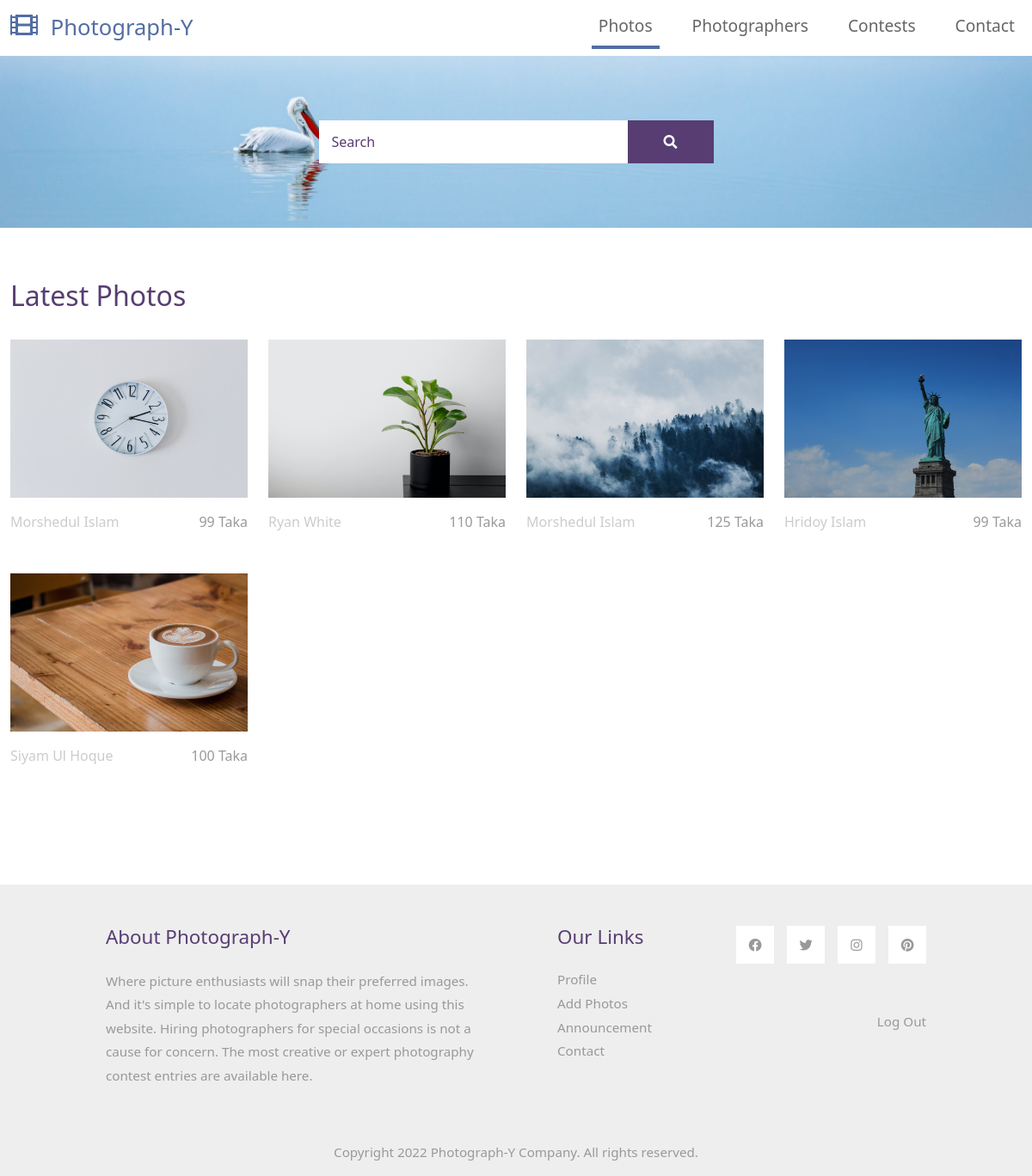
The page /seller/index.php on the database its author committed.
### tables this page shows
CREATE TABLE `photos` (
  `photo_id` int(100) NOT NULL,
  `title` varchar(100) NOT NULL,
  `details` text NOT NULL,
  `height` int(100) NOT NULL,
  `width` int(100) NOT NULL,
  `format` varchar(100) NOT NULL,
  `tags` text NOT NULL,
  `price` int(100) NOT NULL,
  `image` text NOT NULL,
  `seller_id` int(100) NOT NULL,
  `icode` varchar(100) NOT NULL,
  `status` varchar(100) NOT NULL
);

CREATE TABLE `sellers` (
  `seller_id` int(100) NOT NULL,
  `user_id` int(100) NOT NULL,
  `fullname` varchar(100) NOT NULL,
  `details` text NOT NULL,
  `category` varchar(100) NOT NULL,
  `experiance` int(100) NOT NULL,
  `image` text NOT NULL,
  `icode` varchar(100) NOT NULL
);

### seller/index.php (the view, shortened to what this page needs)
<?php $connection= mysqli_connect('localhost', 'root', '', 'photography'); ?>
<!DOCTYPE html>
<html lang="en">
<head>
    <link rel="stylesheet" href="css/bootstrap.min.css">
    <link rel="stylesheet" href="fontawesome/css/all.min.css">
    <link rel="stylesheet" href="css/style.css">
</head>
<body>
    <nav class="navbar navbar-expand-lg">
        <div class="container-fluid">
            <a class="navbar-brand" href="index.php">
                <i class="fas fa-film mr-2"></i>
                Photograph-Y
            </a>
            <div class="collapse navbar-collapse" id="navbarSupportedContent">
                <ul class="navbar-nav ml-auto mb-2 mb-lg-0">
                    <li class="nav-item">
                        <a class="nav-link nav-link-1 active" aria-current="page" href="index.php">Photos</a>
                    </li>
                    <li class="nav-item">
                        <a class="nav-link nav-link-2" href="photographer.php">Photographers</a>
                    </li>
                    <li class="nav-item">
                        <a class="nav-link nav-link-3" href="contests.php">Contests</a>
                    </li>
                    <li class="nav-item">
                        <a class="nav-link nav-link-4" href="contact.php">Contact</a>
                    </li>
                </ul>
            </div>
        </div>
    </nav>
    <div class="tm-hero d-flex justify-content-center align-items-center" data-parallax="scroll" data-image-src="img/hero.jpg">
        <form class="d-flex tm-search-form" action="search.php" method="post">
            <input class="form-control tm-search-input" type="search" placeholder="Search" aria-label="Search" name="search">
            <button class="btn btn-outline-success tm-search-btn" type="submit" name="submit">
                <i class="fas fa-search"></i>
            </button>
        </form>
    </div>
    <div class="container-fluid tm-container-content tm-mt-60">
        <div class="row mb-4">
            <h2 class="col-6 tm-text-primary">
                Latest Photos
            </h2>
        </div>
        <div class="row tm-mb-90 tm-gallery">
            <?php
            $query="SELECT * FROM photos WHERE status ='approved'";
            $get_photos = mysqli_query($connection, $query);
            while($row=mysqli_fetch_assoc($get_photos)){
                $price=$row['price'];
                $image=$row['image'];
                $seller_id=$row['seller_id'];
            ?>
            <div class="col-xl-3 col-lg-4 col-md-6 col-sm-6 col-12 mb-5">
                <figure class="effect-ming tm-video-item">
                    <img src="../images/<?php echo"$image"; ?>" alt="Image" class="img-fluid">
                    <figcaption class="d-flex align-items-center justify-content-center">
                    </figcaption>
                </figure>
                <div class="d-flex justify-content-between tm-text-gray">
                    <span class="tm-text-gray-light">
                        <?php
                    $query="SELECT * FROM sellers WHERE seller_id ='$seller_id'";
                    $get_seller = mysqli_query($connection, $query);
                    while($row=mysqli_fetch_assoc($get_seller)){
                        echo $row['fullname'];
                    }
                    ?>
                    </span>
                    <span><?php echo"$price"; ?> Taka</span>
                </div>
            </div>
            <?php } ?>
        </div>
    </div>
    <footer class="tm-bg-gray pt-5 pb-3 tm-text-gray tm-footer">
        <div class="container-fluid tm-container-small">
            <div class="row">
                <div class="col-lg-6 col-md-12 col-12 px-5 mb-5">
                    <h3 class="tm-text-primary mb-4 tm-footer-title">About Photograph-Y</h3>
                    <p>Where picture enthusiasts will snap their preferred images. And it's simple to locate
                        photographers at home using this website. Hiring photographers for special occasions is not a
                        cause for concern. The most creative or expert photography contest entries are available here.
                    </p>
                </div>
                <div class="col-lg-3 col-md-6 col-sm-6 col-12 px-5 mb-5">
                    <h3 class="tm-text-primary mb-4 tm-footer-title">Our Links</h3>
                    <ul class="tm-footer-links pl-0">
                        <li><a href="profile.php">Profile</a></li>
                        <li><a href="add_photo.php">Add Photos</a></li>
                        <li><a href="#">Announcement</a></li>
                        <li><a href="contact.php">Contact</a></li>
                    </ul>
                </div>
                <div class="col-lg-3 col-md-6 col-sm-6 col-12 px-5 mb-5">
                    <ul class="tm-social-links d-flex justify-content-end pl-0 mb-5">
                        <li class="mb-2"><a href="https://facebook.com"><i class="fab fa-facebook"></i></a></li>
                        <li class="mb-2"><a href="https://twitter.com"><i class="fab fa-twitter"></i></a></li>
                        <li class="mb-2"><a href="https://instagram.com"><i class="fab fa-instagram"></i></a></li>
                        <li class="mb-2"><a href="https://pinterest.com"><i class="fab fa-pinterest"></i></a></li>
                    </ul>
                    <a href="../includes/logout.php" class="tm-text-gray text-right d-block mb-2">Log Out</a>
                </div>
            </div>
            <div class="row">
                <div class="col-lg-12 text-center">
                    Copyright 2022 Photograph-Y Company. All rights reserved.
                </div>
            </div>
        </div>
    </footer>
</body>
</html>

### seller/css/style.css (style rules this page uses)
p { line-height: 1.8; }
a { text-decoration: none; transition: all 0.3s ease; }
.container-fluid { max-width: 1770px; }
.tm-container-small { max-width: 1050px; }
.btn { border-radius: 0; }
.form-control { padding: 10px 20px; width: 100%; height: auto; }
.navbar-brand { color: #526ea3; font-size: 1.6rem; }
.navbar-brand i { font-size: 2rem; }
.tm-hero { min-height: 200px; background: transparent; }
.tm-mt-60 { margin-top: 60px; }
.tm-mb-90 { margin-bottom: 90px; }
.tm-text-primary { color: #583d72; }
.tm-bg-gray { background-color: #EEEEEE; }
.nav-item { margin-right: 30px; }
.nav-item:last-child { margin-right: 0; }
.nav-link { color: #666666; border-bottom: 4px solid transparent; font-size: 1.2rem; }
.nav-link-1.active, .nav-link-1:hover { border-color: #526ea3; }
.tm-search-input { width: 360px; border-radius: 0; padding: 12px 15px; color: #583d72; border: none; }
.tm-search-input::placeholder { color: #583d72; opacity: 1; }
.tm-search-btn { color: white; background-color: #583d72; border: none; width: 100px; height: 50px; margin-left: -1px; }
p, .tm-text-gray { color: #999; }
.tm-text-gray-light { color: #CCC; }
.tm-video-item { position: relative; overflow: hidden; text-align: center; cursor: pointer; }
.tm-video-item img { position: relative; display: block; min-height: 100%; max-width: 100%; opacity: 0.8; }
.tm-video-item figcaption { padding: 2em; color: #fff; text-transform: uppercase; font-size: 1.25em; -webkit-backface-visibility: hidden; backface-visibility: hidden; }
.tm-video-item figcaption::before, .tm-video-item figcaption::after { pointer-events: none; }
.tm-video-item figcaption, .tm-video-item figcaption > a { position: absolute; top: 0; left: 0; width: 100%; height: 100%; }
figure.effect-ming { background: #030c17; }
figure.effect-ming img { opacity: 0.9; -webkit-transition: opacity 0.35s; transition: opacity 0.35s; }
figure.effect-ming figcaption::before { position: absolute; top: 30px; right: 30px; bottom: 30px; left: 30px; border: 2px solid #fff; box-shadow: 0 0 0 30px rgba(255,255,255,0.2); content: ''; opacity: 0; -webkit-transition: opacity 0.35s, -webkit-transform 0.35s; transition: opacity 0.35s, transform 0.35s; -webkit-transform: scale3d(1.4,1.4,1); transform: scale3d(1.4,1.4,1); }
.tm-footer-links li { list-style: none; margin-bottom: 5px; }
.tm-footer-links li a { color: #999999; }
.tm-social-links li { list-style: none; margin-right: 15px; }
.tm-social-links li:last-child { margin-right: 0; }
.tm-social-links li a { color: #999999; width: 44px; height: 44px; display: flex; background-color: #fff; align-items: center; justify-content: center; }
.tm-footer { font-size: 0.95rem; }
.tm-footer-title { font-size: 1.4rem; }
.form-control, input:-internal-autofill-selected, select:not([multiple]) { color: #583d72 !important; }
.form-control::placeholder { color: #583d72; opacity: 1; }

### rows shown on the page
photos: image (picture), price "99"
sellers: fullname "Morshedul Islam"
photos: image (picture), price "110"
sellers: fullname "Ryan White"
photos: image (picture), price "125"
photos: image (picture), price "99"
sellers: fullname "Hridoy Islam"
photos: image (picture), price "100"
sellers: fullname "Siyam Ul Hoque"
